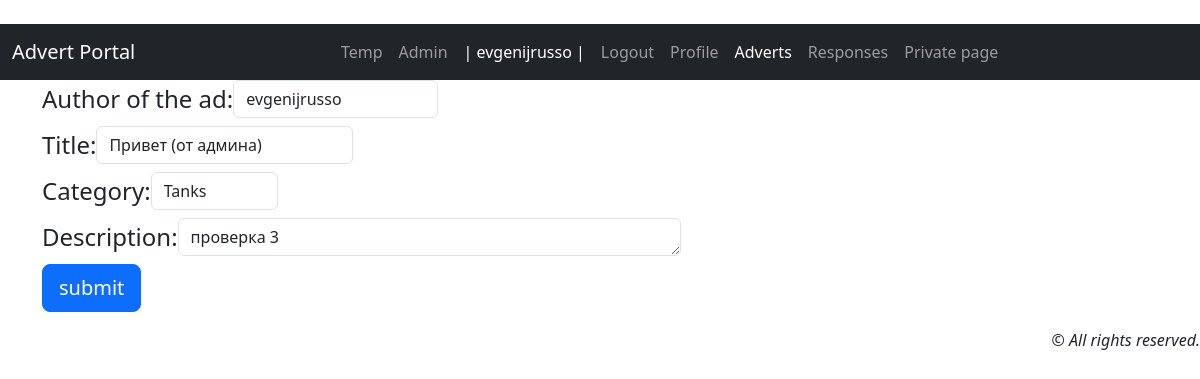
The app's page /callboard/update/20 (signed in) with its own data.
### callboard/models.py (models this page shows, shortened)
class User(AbstractUser):
    code = models.CharField(max_length=15, blank=True, null=True, verbose_name=_('Code'))  # доп. поле для user

class Advert(models.Model):
    user = models.ForeignKey(
        settings.AUTH_USER_MODEL, on_delete=models.PROTECT,
        verbose_name='Author of the ad', related_name='adverts',
    )
    category = models.CharField(_('Category'), max_length=20, choices=CATEGORY)
    title = models.CharField(_('Title'), max_length=100)
    content = models.TextField(_('Description'))  # Описание
    created = models.DateTimeField(auto_now_add=True, verbose_name='Created data')
    file = models.FileField("File", upload_to="files/", blank=True, null=True)
    class Meta:
        verbose_name = _('Advert')
        verbose_name_plural = _('Advert')
        ordering = ['-created']

### callboard/views/advert.py (the view, shortened to what this page needs)
# urls.py: path('callboard/update/<int:pk>', AdvertUpdate.as_view(), name='advert_update'),
class AdvertUpdate(LoginRequiredMixin, UpdateView):
    form_class = AdvertForm
    model = Advert
    template_name = 'callboard/advert_update.html'
    def get_object(self, **kwargs):
        idu = self.kwargs.get('pk')
        return Advert.objects.get(pk=idu)

### callboard/forms.py (shortened to what this page needs)
class AdvertForm(forms.ModelForm):
    category = forms.CharField(
        max_length=20, empty_value='Категория не выбрана',
        widget=forms.Select(choices=CATEGORY)
    )
    def __init__(self, *args, **kwargs):
        super(AdvertForm, self).__init__(*args, **kwargs)
        for visible in self.visible_fields():
            visible.field.widget.attrs.update({'class': 'form-control'})
    class Meta:
        model = Advert
        fields = ['user', 'title', 'category', 'content']
        label = [_('User'), _('Title'), _('Category'),  _('Content')]
        widgets = {
            'title': forms.TextInput(attrs={'class': 'form-input', 'required': True}),
            'content': forms.Textarea(attrs={'cols': 50, 'rows': 1}),
        }

### callboard/templates/callboard/advert_update.html (shortened to what this page needs)
{% extends 'default.html' %}
{% load i18n %}
{% block content %}
<div class="container gap-3">
    <form action="" method="post" novalidate class=""> {% csrf_token %}
       <div>
           {% for fields in form %}
           <div style="display:flex; flex-direction: row; justify-content: left; align-items: center">
               <h4><label>{{ fields.label_tag }}</label></h4>
               <h4><span>  {{ fields }} </span></h4>
           </div>
            {% endfor %}
             <input class="btn btn-lg btn-primary" type="submit" value="submit" />
      </div>
    </form>
</div>
{% endblock content %}

### templates/default.html (shortened to what this page needs)
{% load django_bootstrap5 %}
{% load i18n %}
{% load static %}
{{ '<' }}{{ '!DOCTYPE html>' }}
<html lang="en">
<head>
    {% bootstrap_css %}
     <link rel="stylesheet" type="text/css" href="{% static 'callboard/css/styles.css' %}">
</head>
<body class="contaiter-fluid">
    <nav class="navbar navbar-expand-lg navbar-dark bg-dark">
      <div class="container-fluid">
           <a class="navbar-brand" href="#">Advert Portal</a>
       <div class="collapse navbar-collapse justify-content-center" id="navbarNav">
              <ul class="navbar-nav mb-2 mb-lg-0">
                 <li class="nav-item active"><a class="nav-link" aria-current="page" href="../">Temp</a></li>
                 <li class="nav-item"><a class="nav-link" href="/admin/">Admin</a></li>
                 <li class="nav-item">{% if user.is_authenticated %}<a class="nav-link active">| {{ request.user.username }} |</a>{% endif %}</li>
                 <li class="nav-item">{% if user.is_authenticated %}<a class="nav-link" href='{% url "account_logout" %}'>{% trans "Logout" %}</a>{% endif %}</li>
                 <li class="nav-item">{% if user.is_authenticated %}<a class="nav-link" href='{% url "profile" %}'>{% trans "Profile" %}</a>{% endif %}</li>
                 <li class="nav-item"><a class="nav-link active" href='{% url "advert_list" %}'>{% translate "Adverts" %}</a></li>
                 <li class="nav-item"><a class="nav-link" href='{% url "response_list" %}'>{% translate "Responses" %}</a></li>
                 <li class="nav-item"><a class="nav-link" href='{% url "private_response" %}'>{% translate "Private page" %}</a></li>
              </ul>
         </div>
      </div>
    </nav>
    {% block content %}
    {% endblock content %}
<footer class="mt-3"><p class="text-end fst-italic">&copy; All rights reserved.</p></footer>
</body>
</html>

### callboard/static/callboard/css/styles.css (style rules this page uses)
:root, [data-bs-theme=light] { --bs-blue: #0d6efd; --bs-indigo: #6610f2; --bs-purple: #6f42c1; --bs-pink: #d63384; --bs-red: #dc3545; --bs-orange: #fd7e14; --bs-yellow: #ffc107; --bs-green: #198754; --bs-teal: #20c997; --bs-cyan: #0dcaf0; --bs-black: #000; --bs-white: #fff; --bs-gray: #6c757d; --bs-gray-dark: #343a40; --bs-gray-100: #f8f9fa; --bs-gray-200: #e9ecef; --bs-gray-300: #dee2e6; --bs-gray-400: #ced4da; --bs-gray-500: #adb5bd; --bs-gray-600: #6c757d; --bs-gray-700: #495057; --bs-gray-800: #343a40; --bs-gray-900: #212529; --bs-primary: #0d6efd; --bs-secondary: #6c757d; --bs-success: #198754; --bs-info: #0dcaf0; --bs-warning: #ffc107; --bs-danger: #dc3545; --bs-light: #f8f9fa; --bs-dark: #212529; --bs-primary-rgb: 13, 110, 253; --bs-secondary-rgb: 108, 117, 125; --bs-success-rgb: 25, 135, 84; --bs-info-rgb: 13, 202, 240; --bs-warning-rgb: 255, 193, 7; --bs-danger-rgb: 220, 53, 69; --bs-light-rgb: 248, 249, 250; --bs-dark-rgb: 33, 37, 41; --bs-primary-text-emphasis: #052c65; --bs-secondary-text-emphasis: #2b2f32; --bs-success-text-emphasis: #0a3622; --bs-info-text-emphasis: #055160; --bs-warning-text-emphasis: #664d03; --bs-danger-text-emphasis: #58151c; --bs-light-text-emphasis: #495057; --bs-dark-text-emphasis: #495057; --bs-primary-bg-subtle: #cfe2ff; --bs-secondary-bg-subtle: #e2e3e5; --bs-success-bg-subtle: #d1e7dd; --bs-info-bg-subtle: #cff4fc; --bs-warning-bg-subtle: #fff3cd; --bs-danger-bg-subtle: #f8d7da; --bs-light-bg-subtle: #fcfcfd; --bs-dark-bg-subtle: #ced4da; --bs-primary-border-subtle: #9ec5fe; --bs-secondary-border-subtle: #c4c8cb; --bs-success-border-subtle: #a3cfbb; --bs-info-border-subtle: #9eeaf9; --bs-warning-border-subtle: #ffe69c; --bs-danger-border-subtle: #f1aeb5; --bs-light-border-subtle: #e9ecef; --bs-dark-border-subtle: #adb5bd; --bs-white-rgb: 255, 255, 255; --bs-black-rgb: 0, 0, 0; --bs-font-sans-serif: system-ui, -apple-system, "Segoe UI", Roboto, "Helvetica Neue", "Noto Sans", "Liberation Sans", Arial, sans-serif, "Apple Color Emoji", "Segoe UI Emoji", "Segoe UI Symbol", "Noto Color Emoji"; --bs-font-monospace: SFMono-Regular, Menlo, Monaco, Consolas, "Liberation Mono", "Courier New", monospace; --bs-gradient: linear-gradient(180deg, rgba(255, 255, 255, 0.15), rgba(255, 255, 255, 0)); --bs-body-font-family: var(--bs-font-sans-serif); --bs-body-font-size: 1rem; --bs-body-font-weight: 400; --bs-body-line-height: 1.5; --bs-body-color: #212529; --bs-body-color-rgb: 33, 37, 41; --bs-body-bg: #fff; --bs-body-bg-rgb: 255, 255, 255; --bs-emphasis-color: #000; --bs-emphasis-color-rgb: 0, 0, 0; --bs-secondary-color: rgba(33, 37, 41, 0.75); --bs-secondary-color-rgb: 33, 37, 41; --bs-secondary-bg: #e9ecef; --bs-secondary-bg-rgb: 233, 236, 239; --bs-tertiary-color: rgba(33, 37, 41, 0.5); --bs-tertiary-color-rgb: 33, 37, 41; --bs-tertiary-bg: #f8f9fa; --bs-tertiary-bg-rgb: 248, 249, 250; --bs-heading-color: inherit; --bs-link-color: #0d6efd; --bs-link-color-rgb: 13, 110, 253; --bs-link-decoration: underline; --bs-link-hover-color: #0a58ca; --bs-link-hover-color-rgb: 10, 88, 202; --bs-code-color: #d63384; --bs-highlight-color: #212529; --bs-highlight-bg: #fff3cd; --bs-border-width: 1px; --bs-border-style: solid; --bs-border-color: #dee2e6; --bs-border-color-translucent: rgba(0, 0, 0, 0.175); --bs-border-radius: 0.375rem; --bs-border-radius-sm: 0.25rem; --bs-border-radius-lg: 0.5rem; --bs-border-radius-xl: 1rem; --bs-border-radius-xxl: 2rem; --bs-border-radius-2xl: var(--bs-border-radius-xxl); --bs-border-radius-pill: 50rem; --bs-box-shadow: 0 0.5rem 1rem rgba(0, 0, 0, 0.15); --bs-box-shadow-sm: 0 0.125rem 0.25rem rgba(0, 0, 0, 0.075); --bs-box-shadow-lg: 0 1rem 3rem rgba(0, 0, 0, 0.175); --bs-box-shadow-inset: inset 0 1px 2px rgba(0, 0, 0, 0.075); --bs-focus-ring-width: 0.25rem; --bs-focus-ring-opacity: 0.25; --bs-focus-ring-color: rgba(13, 110, 253, 0.25); --bs-form-valid-color: #198754; --bs-form-valid-border-color: #198754; --bs-form-invalid-color: #dc3545; --bs-form-invalid-border-color: #dc3545; }

### records on screen
User: user.username "evgenijrusso"
Advert: form "evgenijrusso" "Привет (от админа)" "Tanks" "проверка 3"

### other values on screen
{{ fields.label_tag }} "Author of the ad:" "Title:" "Category:" "Description:"
